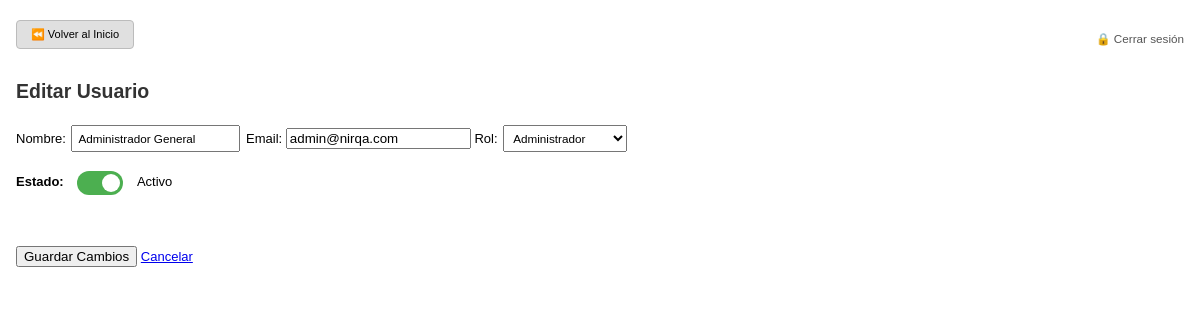
The page /usuarios/editar/20 (signed in) on the database its author committed.
### tables this page shows
CREATE TABLE usuarios (
            id INTEGER PRIMARY KEY AUTOINCREMENT,
            nombre TEXT NOT NULL,
            email TEXT NOT NULL UNIQUE,
            password TEXT NOT NULL,
            rol TEXT NOT NULL CHECK (
                rol IN ('administrador', 'gerente', 'director', 'account_manager', 'preventa', 'gestor')
            ),
            activo INTEGER NOT NULL DEFAULT 1
        , ultima_actualizacion_password TEXT, password_anterior TEXT);

### app.py (the view, shortened to what this page needs)
@app.route("/usuarios/editar/<int:usuario_id>", methods=["GET", "POST"])
def editar_usuario(usuario_id):
    if "usuario_id" not in session:
        return redirect(url_for("login"))
    if session.get("rol") != "administrador":
        flash("Acceso denegado: solo administradores pueden editar usuarios", "error")
        return redirect(url_for("index"))
    conn = get_db_connection()
    cursor = conn.cursor()
    cursor.execute("SELECT * FROM usuarios WHERE id = ?", (usuario_id,))
    usuario = cursor.fetchone()
    if not usuario:
        conn.close()
        flash("Usuario no encontrado", "error")
        return redirect(url_for("admin_usuarios"))
    conn.close()
    return render_template("editar_usuario.html", usuario=usuario, roles=ROLES)

### app.py (called while the page is built)
@app.before_request
def verificar_acceso():
    rutas_publicas = ["/login", "/static", "/favicon.ico"]
    if not session.get("usuario_id"):
        if not any(request.path.startswith(r) for r in rutas_publicas):
            return redirect(url_for('login'))

### utils/db_connection.py (called while the page is built)
def get_db_connection():
    base_dir = os.path.dirname(os.path.abspath(__file__))
    db_path = os.path.join(base_dir, '..', 'database', 'crm_database.db')
    conn = sqlite3.connect(db_path)
    conn.row_factory = sqlite3.Row  # ✅ Esto permite acceder a las columnas por nombre
    conn.execute("PRAGMA foreign_keys = ON")  # ✅ Activar claves foráneas
    return conn

### templates/editar_usuario.html (shortened to what this page needs)
{% extends "base.html" %}
{% block content %}
<h2>Editar Usuario</h2>
<form method="POST">
    <label for="nombre">Nombre:</label>
    <input type="text" name="nombre" value="{{ usuario['nombre'] }}" required>
    <label for="email">Email:</label>
    <input type="email" name="email" value="{{ usuario['email'] }}" required>
    <label for="rol">Rol:</label>
    <select name="rol" required>
        {% for rol in roles %}
            <option value="{{ rol }}" {% if usuario['rol'] == rol %}selected{% endif %}>{{ rol.replace('_', ' ').title() }}</option>
        {% endfor %}
    </select>
<div style="margin: 15px 0;">
    <label for="activo" style="font-weight: bold;">Estado:</label>
    <label class="switch">
        <span class="slider round"></span>
    </label>
    <span id="estado-label" style="margin-left: 10px;">{{ "Activo" if usuario['activo'] == 1 else "Inactivo" }}</span>
</div>
    <br><br>
    <button type="submit" class="button">Guardar Cambios</button>
    <a href="{{ url_for('admin_usuarios') }}" class="button button-cancel">Cancelar</a>
</form>
{% endblock %}

### templates/base.html (style rules this page uses)
html { font-size: 13px; }
body { font-family: Arial, sans-serif; margin: 16px; line-height: 1.4; }
h1, h2, h3 { color: #333; margin-bottom: 16px; }
input[type="text"], input[type="date"], input[type="number"], select { padding: 5px; margin: 4px 2px; font-size: 0.9rem; max-width: 100%; }

### templates/editar_usuario.html (style rules this page uses)
.switch { position: relative; display: inline-block; width: 46px; height: 24px; margin-left: 10px; vertical-align: middle; }
.slider { position: absolute; cursor: pointer; top: 0; left: 0; right: 0; bottom: 0; background-color: #ccc; transition: 0.3s; border-radius: 24px; }
.slider:before { position: absolute; content: ""; height: 18px; width: 18px; left: 3px; bottom: 3px; background-color: white; transition: 0.3s; border-radius: 50%; }
input:checked + .slider { background-color: #4CAF50; }
input:checked + .slider:before { transform: translateX(22px); }

### rows shown on the page
usuarios: nombre "Administrador General", email "admin@nirqa.com", rol "Administrador", activo "Activo"
